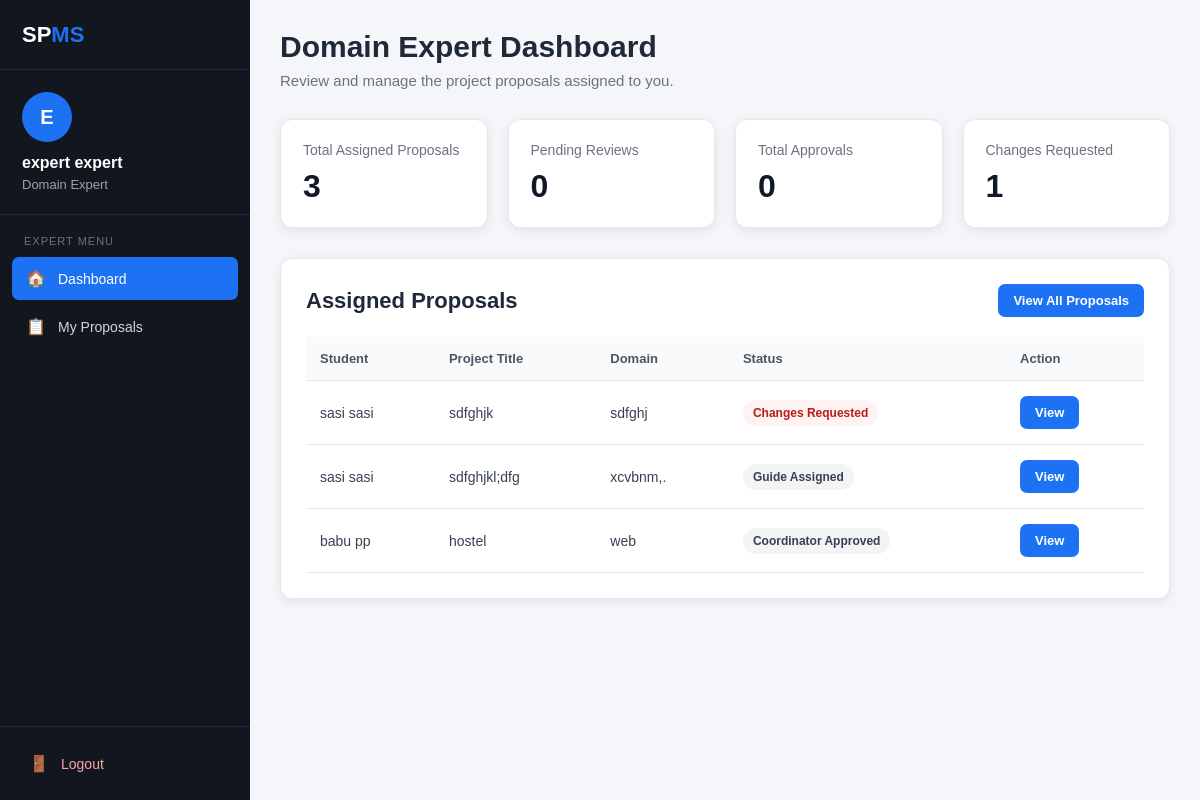
The app's page /experts/dashboard/ (signed in) with its own data.
### accounts/models.py (models this page shows, shortened)
class User(AbstractUser):
    ROLE_CHOICES = [
        ("STUDENT", "Student"),
        ("COORDINATOR", "Coordinator"),
        ("EXPERT", "Domain Expert"),
        ("GUIDE", "Guide"),
        ("PANEL", "Panel Member"),
    ]
    role = models.CharField(
        max_length=20,
        choices=ROLE_CHOICES,
        default="STUDENT"
    )
    phone = models.CharField(
        max_length=15,
        blank=True,
        null=True
    )
    roll_number = models.CharField(
        max_length=50,
        blank=True,
        null=True
    )
    department = models.CharField(
        max_length=100,
        blank=True,
        null=True
    )
    semester = models.CharField(
        max_length=20,
        blank=True,
        null=True
    )
    batch = models.CharField(
        max_length=20,
        blank=True,
        null=True
    )

### projects/models.py (models this page shows, shortened)
class ProjectProposal(models.Model):
    STATUS_CHOICES = [
        ("SUBMITTED", "Submitted"),
        ("EXPERT_ASSIGNED", "Expert Assigned"),
        ("CHANGES_REQUESTED", "Changes Requested"),
        ("EXPERT_APPROVED", "Expert Approved"),
        ("COORDINATOR_APPROVED", "Coordinator Approved"),
        ("GUIDE_ASSIGNED", "Guide Assigned"),
        ("GUIDE_REJECTED", "Guide Rejected"),
        ("IN_PROGRESS", "In Progress"),
        ("COMPLETED", "Completed"),
    ]
    student = models.ForeignKey(
        settings.AUTH_USER_MODEL,
        on_delete=models.CASCADE,
        related_name="project_proposals",
        limit_choices_to={"role": "STUDENT"},
    )
    title = models.CharField(max_length=255)
    abstract = models.TextField(blank=True)
    domain = models.CharField(
        max_length=255,
        blank=True
    )
    technologies = models.TextField(
        blank=True
    )
    description = models.TextField(
        blank=True
    )
    proposal_document = models.FileField(
        upload_to="proposals/",
        blank=True,
        null=True
    )
    expert_comments = models.TextField(
        blank=True,
        null=True
    )
    status = models.CharField(
        max_length=30,
        choices=STATUS_CHOICES,
        default="SUBMITTED"
    )
    submitted_at = models.DateTimeField(
        auto_now_add=True
    )
    updated_at = models.DateTimeField(
        auto_now=True
    )
    domain_expert = models.ForeignKey(
        settings.AUTH_USER_MODEL,
        on_delete=models.SET_NULL,
        null=True,
        blank=True,
        related_name="expert_proposals",
        limit_choices_to={"role": "EXPERT"},
    )
    guide = models.ForeignKey(
        settings.AUTH_USER_MODEL,
        on_delete=models.SET_NULL,
        null=True,
        blank=True,
        related_name="guided_proposals",
        limit_choices_to={"role": "GUIDE"},
    )
    guide_rejection_reason = models.TextField(
        blank=True,
        null=True
    )
    guide_rejected_at = models.DateTimeField(
        blank=True,
        null=True
    )

### experts/views.py (the view, shortened to what this page needs)
    @login_required
    def wrapper(request, *args, **kwargs):
        if request.user.is_superuser:
            return view_func(request, *args, **kwargs)
        return view_func(request, *args, **kwargs)

### experts/views.py (called while the page is built, shortened)
def expert_required(view_func):
    @login_required
    def wrapper(request, *args, **kwargs):
        if request.user.is_superuser:
            return view_func(request, *args, **kwargs)
        return view_func(request, *args, **kwargs)
    return wrapper

### templates/experts/dashboard.html (shortened to what this page needs)
{% extends "base.html" %}
{% block content %}
<aside class="expert-sidebar">
    <div class="sidebar-logo">
        <h2>
            SP<span>MS</span>
        </h2>
    </div>
    <div class="expert-profile">
        <div class="profile-icon">
            {% if request.user.first_name %}
                {{ request.user.first_name|first|upper }}
            {% else %}
                {{ request.user.username|first|upper }}
            {% endif %}
        </div>
        <h3>
            {% if request.user.get_full_name %}
                {{ request.user.get_full_name }}
            {% else %}
                {{ request.user.username }}
            {% endif %}
        </h3>
        <p>
            Domain Expert
        </p>
    </div>
    <div class="sidebar-menu">
        <div class="menu-title">
            Expert Menu
        </div>
        <a
            href="{% url 'experts:dashboard' %}"
            class="active"
        >
            <span class="menu-icon">
                🏠
            </span>
            Dashboard
        </a>
        <a
            href="{% url 'experts:my_proposals' %}"
        >
            <span class="menu-icon">
                📋
            </span>
            My Proposals
        </a>
    </div>
    <div class="sidebar-bottom">
        <a
            href="{% url 'accounts:logout' %}"
            class="logout-btn"
        >
            <span class="menu-icon">
                🚪
            </span>
            Logout
        </a>
    </div>
</aside>
<main class="expert-main">
    <div class="expert-container">
        <div class="page-header">
            <h1>
                Domain Expert Dashboard
            </h1>
            <p>
                Review and manage the project proposals assigned to you.
            </p>
        </div>
        <div class="stats-grid">
            <div class="stat-card">
                <h3>
                    Total Assigned Proposals
                </h3>
                <div class="stat-number">
                    {{ total_proposals }}
                </div>
            </div>
            <div class="stat-card">
                <h3>
                    Pending Reviews
                </h3>
                <div class="stat-number">
                    {{ assigned_count }}
                </div>
            </div>
            <div class="stat-card">
                <h3>
                    Total Approvals
                </h3>
                <div class="stat-number">
                    {{ approved_count }}
                </div>
            </div>
            <div class="stat-card">
                <h3>
                    Changes Requested
                </h3>
                <div class="stat-number">
                    {{ changes_count }}
                </div>
            </div>
        </div>
        <div class="content-card">
            <div class="content-header">
                <h2>
                    Assigned Proposals
                </h2>
                <a
                    href="{% url 'experts:my_proposals' %}"
                    class="btn btn-primary"
                >
                    View All Proposals
                </a>
            </div>
            {% if proposals %}
            <div class="table-wrapper">
                <table>
                    <thead>
                        <tr>
                            <th>
                                Student
                            </th>
                            <th>
                                Project Title
                            </th>
                            <th>
                                Domain
                            </th>
                            <th>
                                Status
                            </th>
                            <th>
                                Action
                            </th>
                        </tr>
                    </thead>
                    <tbody>
                        {% for proposal in proposals %}
                        <tr>
                            <td>
                                {% if proposal.student.get_full_name %}
                                    {{ proposal.student.get_full_name }}
                                {% else %}
                                    {{ proposal.student.username }}
                                {% endif %}
                            </td>
                            <td>
                                {{ proposal.title }}
                            </td>
                            <td>
                                {{ proposal.domain|default:"-" }}
                            </td>
                            <td>
                                {% if proposal.status == "EXPERT_ASSIGNED" %}
                                    <span class="status status-assigned">
                                        Pending Review
                                    </span>
                                {% elif proposal.status == "EXPERT_APPROVED" %}
                                    <span class="status status-approved">
                                        Approved
                                    </span>
                                {% elif proposal.status == "CHANGES_REQUESTED" %}
                                    <span class="status status-changes">
                                        Changes Requested
                                    </span>
                                {% elif proposal.status == "SUBMITTED" %}
                                    <span class="status status-submitted">
                                        Resubmitted
                                    </span>
                                {% else %}
                                    <span class="status status-default">
                                        {{ proposal.get_status_display }}
                                    </span>
                                {% endif %}
                            </td>
                            <td>
                                <a
                                    href="{% url 'experts:proposal_detail' proposal.id %}"
                                    class="btn btn-primary"
                                >
                                    View
                                </a>
                            </td>
                        </tr>
                        {% endfor %}
                    </tbody>
                </table>
            </div>
            {% endif %}
        </div>
    </div>
</main>
{% endblock %}

### static/css/style.css (style rules this page uses)
body { margin: 0; font-family: Arial, Helvetica, sans-serif; background: #f4f7fb; color: #1f2937; }
a { text-decoration: none; }

### templates/experts/dashboard.html (style rules this page uses)
* { box-sizing: border-box; }
body { margin: 0; background: #f4f6f9; font-family: Arial, Helvetica, sans-serif; }
.expert-sidebar { position: fixed; top: 0; left: 0; width: 250px; height: 100vh; background: #12161f; color: white; display: flex; flex-direction: column; z-index: 1000; }
.sidebar-logo { height: 70px; display: flex; align-items: center; padding: 0 22px; border-bottom: 1px solid #252b36; }
.sidebar-logo h2 { margin: 0; font-size: 22px; font-weight: 700; color: white; }
.sidebar-logo span { color: #1d72f3; }
.expert-profile { padding: 22px; border-bottom: 1px solid #252b36; }
.profile-icon { width: 50px; height: 50px; border-radius: 50%; background: #1d72f3; display: flex; align-items: center; justify-content: center; font-size: 20px; font-weight: 700; margin-bottom: 12px; }
.expert-profile h3 { margin: 0; font-size: 16px; color: white; }
.expert-profile p { margin: 5px 0 0; font-size: 13px; color: #9ca3af; }
.sidebar-menu { padding: 20px 12px; flex: 1; }
.menu-title { padding: 0 12px; margin-bottom: 10px; font-size: 11px; text-transform: uppercase; letter-spacing: 1px; color: #6b7280; }
.sidebar-menu a { display: flex; align-items: center; gap: 12px; padding: 12px 14px; margin-bottom: 5px; border-radius: 7px; color: #d1d5db; text-decoration: none; font-size: 14px; transition: 0.2s; }
.sidebar-menu a.active { background: #1d72f3; color: white; }
.menu-icon { width: 20px; text-align: center; font-size: 16px; }
.sidebar-bottom { padding: 15px; border-top: 1px solid #252b36; }
.logout-btn { width: 100%; display: flex; align-items: center; gap: 12px; padding: 12px 14px; border-radius: 7px; color: #fca5a5; text-decoration: none; font-size: 14px; transition: 0.2s; }
.expert-main { margin-left: 250px; min-height: 100vh; padding: 30px; }
.expert-container { max-width: 1400px; margin: 0 auto; }
.page-header { margin-bottom: 30px; }
.page-header h1 { margin: 0; font-size: 30px; color: #1f2937; }
.page-header p { margin-top: 8px; color: #6b7280; font-size: 15px; }
.stats-grid { display: grid; grid-template-columns: repeat(4, 1fr); gap: 20px; margin-bottom: 30px; }
.stat-card { background: white; border-radius: 12px; padding: 22px; box-shadow: 0 3px 12px rgba(0, 0, 0, 0.08); border: 1px solid #e5e7eb; }
.stat-card h3 { margin: 0; font-size: 14px; color: #6b7280; font-weight: 500; }
.stat-number { margin-top: 10px; font-size: 32px; font-weight: 700; color: #111827; }
.content-card { background: white; border-radius: 12px; padding: 25px; box-shadow: 0 3px 12px rgba(0, 0, 0, 0.08); border: 1px solid #e5e7eb; }
.content-header { display: flex; justify-content: space-between; align-items: center; margin-bottom: 20px; }
.content-header h2 { margin: 0; font-size: 22px; color: #1f2937; }
.btn { display: inline-block; padding: 9px 15px; border-radius: 7px; text-decoration: none; font-size: 13px; font-weight: 600; border: none; cursor: pointer; }
.btn-primary { background: #1d72f3; color: white; }
.table-wrapper { overflow-x: auto; }
table { width: 100%; border-collapse: collapse; }
th { background: #f8fafc; padding: 14px; text-align: left; font-size: 13px; color: #4b5563; border-bottom: 1px solid #e5e7eb; }
td { padding: 15px 14px; border-bottom: 1px solid #e5e7eb; color: #374151; font-size: 14px; }
.status { display: inline-block; padding: 6px 10px; border-radius: 20px; font-size: 12px; font-weight: 600; }
.status-changes { background: #fef2f2; color: #b91c1c; }
.status-default { background: #f3f4f6; color: #374151; }

### records on screen
User: user.first_name|first "E", user.get_full_name "expert expert"
ProjectProposal: student.get_full_name "sasi sasi", title "sdfghjk", domain "sdfghj", shows "Changes Requested"
ProjectProposal: student.get_full_name "sasi sasi", title "sdfghjkl;dfg", domain "xcvbnm,.", status "Guide Assigned"
ProjectProposal: student.get_full_name "babu pp", title "hostel", domain "web", status "Coordinator Approved"

### other values on screen
{{ total_proposals }} "3"
{{ assigned_count }} "0"
{{ approved_count }} "0"
{{ changes_count }} "1"
